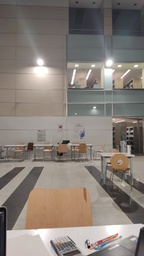
#> input picture images/1.jpeg, 144 x 256 px, shrunk from 1125 x 2000 before the run
$ python deneme.py
#> lines starting #> are read from the running program, lines starting #| are printed output that depends on the picture
### stitch_image.py
import numpy as np
import cv2
from scipy.spatial.distance import cdist
import imutils

class Stitcher:

    def __init__(self, images, name="Concatenated_images"):
        self.isv3 = imutils.is_cv3(or_better=True)
        results = images.copy()
        cs = self.get_histogram(images, 256)
        num = 0
        (b_des1, b_keys1) = (None, None)
        (b_des2, b_keys2) = (None, None)
        b_matches = None
        index = 0
        print("stitched images loading", end="")
        while True:
            best_matched_number = 0
            best_match_ind = 0
            if len(results) == 1:
                img_output = self.get_normalized_histogram(results[0], cs)
                cv2.imwrite(name + ".jpeg", img_output)
                cv2.imshow("Concatenated Images", img_output)
                cv2.waitKey(0)
            for j in range(len(results)):
                print(".", end="")
                if np.array_equal(results[index], results[j]):
                    continue

                (des1, keys1) = self.get_key_points(results[index])
                (des2, keys2) = self.get_key_points(results[j])
                goodMatches, matches, hasGoodMatches = self.match_keypoints(des1, des2)

                if hasGoodMatches:
                    if best_matched_number < len(goodMatches):
                        best_matched_number = len(goodMatches)
                        best_match_ind = j
                        b_matches = matches[:]
                        b_keys2 = keys2[:]
                        b_keys1 = keys1[:]
            if best_matched_number < 4:
                cv2.imwrite('not matched' + str(num) + ".jpeg", results[0])
                cv2.imshow("not matched", results[0])
                cv2.waitKey(0)
                num += 1
                del results[0]
                continue
            warped = self.warpImage(results[index], b_keys1, b_keys2, b_matches)
            warped_key, warped_img, norm_key, norm_img, best_match = self.concat_images(warped, results[best_match_ind])
            if warped_img is None:
                cv2.imwrite('not matched part' + str(num) + ".jpeg", results[0])
                cv2.imshow("not matched part", results[0])
                cv2.waitKey(0)
                num += 1
                del results[0]
                continue
            cv2.imwrite('warped' + str(num) + ".jpeg", warped_img)
            del results[best_match_ind]
            del results[0]
            results.append(warped_img)

            num += 1
            if len(results) == 1:
                img_output = self.get_normalized_histogram(warped_img, cs)
                img_output_cropped = self.cut_borders(img_output)
                cv2.imwrite(name + ".jpeg", img_output)
                cv2.imshow("Concatenated Images", img_output_cropped)
                cv2.waitKey(0)
                break

        cv2.destroyAllWindows()

    def get_normalized_histogram(self, warped_img, cs):
        img_yuv = cv2.cvtColor(warped_img.astype(np.uint8), cv2.COLOR_BGR2YUV)

        # equalize the histogram of the Y channel
        img_yv = img_yuv[:, :, 0].flatten()
        for index in range(len(img_yv)):
            img_yv[index] = cs[img_yv[index]]

        img_yuv[:, :, 0] = np.reshape(img_yv, img_yuv[:, :, 0].shape)
        # convert the YUV image back to RGB format
        img_output = cv2.cvtColor(img_yuv, cv2.COLOR_YUV2BGR)
        return img_output

    def get_histogram(self, images, bins):
        # array with size of bins, set to zeros
        histogram = np.zeros(bins)

        # loop through pixels and sum up counts of pixels
        for img in images:
            img_yuv = cv2.cvtColor(img.astype(np.uint8), cv2.COLOR_BGR2YUV)
            for pixel in img[:, :, 0]:
                histogram[pixel] += 1
        cdf = histogram.cumsum()
        nj = (cdf - cdf.min()) * 255
        N = cdf.max() - cdf.min()

        # re-normalize the cumsum
        cs = nj / N

        # cast it back to uint8 since we can't use floating point values in images
        cs = cs.astype('uint8')
        return cs

    def get_key_points(self, img):
        # create SIFT feature extractor
        """if self.isv3:
            # detect and extract features from the image
            surf = cv2.xfeatures2D.SURF_create ()
            keypoints, descriptors = surf.detectAndCompute(img, None)
        else:
            # detect keypoints in the image
            detector = cv2.FeatureDetector_create("SIFT")
            kps = detector.detect(img)
            # extract features from the image
            extractor = cv2.DescriptorExtractor_create("SIFT")
            descriptors, keypoints = extractor.compute(img, kps)"""
        sift = cv2.xfeatures2d.SIFT_create(edgeThreshold=10, contrastThreshold=0.06)
        # detect features from the image
        keypoints, descriptors = sift.detectAndCompute(img, None)
        return descriptors, keypoints

    def match_keypoints(self, des1, des2, ratio_thresh=0.40, ):
        print(".", end="")
        hasGoodMatches = False
        result = (cdist(des1, des2, 'euclidean'))
        matches = []
        for i in range(len(result[:, 0])):
            row = result[i, :]
            min_value = np.amin(row)
            best_match_y = np.where(row == min_value)
            match_one = cv2.DMatch(i, best_match_y[0][0], min_value)
            row = np.delete(row, best_match_y)
            min_value = np.amin(row)
            best_match_y = np.where(row == min_value)
            match_two = cv2.DMatch(i, best_match_y[0][0], min_value)
            best_two_match = [match_one, match_two]
            matches.append(best_two_match)
        """flann = cv2.DescriptorMatcher_create(cv2.DescriptorMatcher_FLANNBASED)
        matches = flann.knnMatch(des1, des2, k=2)"""
        goodMatches = []
        matches_im1 = []
        for m1, m2 in matches:
            # ensure the distance is within a certain ratio of each other (i.e. Lowe's ratio test)
            if m1.distance < ratio_thresh * m2.distance:
                goodMatches.append((m1, m2))
                matches_im1.append(m1)
        if len(goodMatches) > 4:
            hasGoodMatches = True
        return goodMatches, matches_im1, hasGoodMatches

    # [4 lines left out: function draw_matches, not called in this run]

    def warpImage(self, img, keys1, keys2, goodMatches, MIN_MATCH_COUNT=4):
        if len(goodMatches) > MIN_MATCH_COUNT:
            src_pts = np.float32([keys1[m.queryIdx].pt for m in goodMatches])
            dst_pts = np.float32([keys2[m.trainIdx].pt for m in goodMatches])

            H, status = cv2.findHomography(src_pts, dst_pts, cv2.RANSAC, 4.0)
            if H is None:
                H, status = cv2.findHomography(src_pts, dst_pts, cv2.RANSAC, 5.0)
            if H is None:
                return img
            height, width = img.shape[:2]
            corners = np.array([
                [0, 0],
                [0, height - 1],
                [width - 1, height - 1],
                [width - 1, 0]
            ])
            corners = cv2.perspectiveTransform(np.float32([corners]), H)[0]
            bx, by, bwidth, bheight = cv2.boundingRect(corners)

            warped = cv2.warpPerspective(img, H, (bwidth, bheight), flags=cv2.INTER_CUBIC,
                                         borderMode=cv2.BORDER_CONSTANT)
            return warped

    def concat_images(self, warped_img, norm_img):
        """"yeniden keypoint bul ve best keypointe onu da distanece değerinin en düşüğünü alarak bulabilirsin
         göre imagei kırpıp birleştir
        """
        warped_des, warped_key = self.get_key_points(warped_img)
        norm_des, norm_key = self.get_key_points(norm_img)
        goodMatches, matches, hasGoodMatches = self.match_keypoints(warped_des, norm_des)
        if len(goodMatches) == 0:
            return warped_key, None, norm_key, norm_img, None
        best_match = goodMatches[0]
        for i in range(len(matches)):
            if best_match[0].distance > matches[i].distance:
                best_match = goodMatches[i]
        # self.draw_matches(warped_key,warped_img,norm_key,norm_img,goodMatches)
        r_warp, c_warp, temp = warped_img.shape
        r_norm, c_norm, temp = norm_img.shape
        c_key1, r_key1 = warped_key[best_match[0].queryIdx].pt
        c_key2, r_key2 = norm_key[best_match[0].trainIdx].pt

        r_key1 = round(r_key1)
        c_key1 = round(c_key1)
        r_key2 = round(r_key2)
        c_key2 = round(c_key2)

        west = (c_key1 if c_key1 > c_key2 else c_key2)
        north = (r_key1 if (r_key1 > r_key2) else r_key2)
        east = ((c_warp - c_key1) if (c_warp - c_key1) > (c_norm - c_key2) else (c_norm - c_key2))
        south = (r_warp - r_key1 if r_warp - r_key1 > r_norm - r_key2 else r_norm - r_key2)
        stitched_img = np.zeros((north + south, east + west, 3), dtype=int)

        warped_loc_r = north - r_key1
        warped_loc_c = west - c_key1

        for a in range(0, r_warp):
            for b in range(0, c_warp):
                stitched_img[warped_loc_r + a][warped_loc_c + b] = warped_img[a, b]

        norm_loc_r = north - r_key2
        norm_loc_c = west - c_key2
        for i in range(r_norm):
            for j in range(c_norm):
                if not np.array_equal(norm_img[i, j], [0, 0, 0]):
                    if np.array_equal(stitched_img[norm_loc_r + i][norm_loc_c + j], [0, 0, 0]):
                        stitched_img[norm_loc_r + i][norm_loc_c + j] = norm_img[i, j]
                    else:
                        stitched_img[norm_loc_r + i][norm_loc_c + j] = norm_img[i, j] * 0.1 + \
                                                                       stitched_img[norm_loc_r + i][
                                                                           norm_loc_c + j] * 0.9

        return warped_key, stitched_img.astype(np.uint8), norm_key, norm_img, best_match

    def cut_borders(self, image):
        left = 0
        right = 0
        top = 0
        bottom = 0

        gray = cv2.cvtColor(image, cv2.COLOR_BGR2GRAY)
        r, c = gray.shape
        for i in range(c):
            if sum(gray[:, i]) == 0:
                left += 1
            else:
                break

        for i in range(c - 1, 0, -1):
            if sum(gray[:, i]) == 0:
                right += 1
            else:
                break

        for i in range(r):
            if sum(gray[i, :]) == 0:
                top += 1
            else:
                break

        for i in range(r - 1, 0, -1):
            if sum(gray[i, :]) == 0:
                bottom += 1
            else:
                break

        new_image = np.copy(image[top:(r - bottom) + 1, left:(c - right) + 1, :])
        return new_image

### deneme.py
from stitch_image import Stitcher
import cv2
import numpy as np
images=[]
images.append( cv2.imread('./images/1.jpeg'))
images.append( cv2.imread('./images/2.jpeg'))
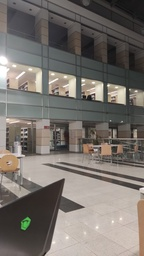
#> input picture images/2.jpeg, 144 x 256 px, shrunk from 1125 x 2000 before the run
images.append( cv2.imread('./images/3.jpeg'))
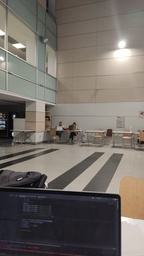
#> input picture images/3.jpeg, 144 x 256 px, shrunk from 1125 x 2000 before the run
images.append( cv2.imread('./images/4.jpeg'))
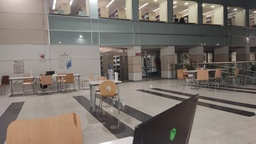
#> input picture images/4.jpeg, 256 x 144 px, shrunk from 2000 x 1125 before the run
images.append( cv2.imread('./images/5.jpeg'))
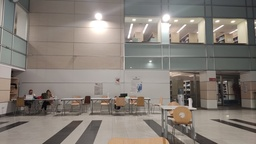
#> input picture images/5.jpeg, 256 x 144 px, shrunk from 2000 x 1125 before the run
images.append( cv2.imread('./images/6.jpeg'))
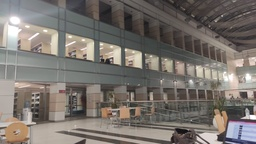
#> input picture images/6.jpeg, 256 x 144 px, shrunk from 2000 x 1125 before the run

Stitcher(images)
#> in __init__, `results = images.copy()`: results = 6 items
#> the loop in get_histogram, `for img in images:` made 6 passes
#> after the loop in get_histogram, `for img in images:`: histogram = 256 values, max 747 at index 101, min 3 at index 2, mean 366
#> in get_histogram, `cdf = histogram.cumsum()`: cdf = 256 values from 12 to 93705
#> in get_histogram, `nj = (cdf - cdf.min()) * 255`: nj = 256 values from 0 to 23891715
#> in get_histogram, `N = cdf.max() - cdf.min()`: N = 93693
#> in get_histogram, `cs = nj / N`: cs = 256 values from 0 to 255
#> the loop in __init__, `for j in range(len(results)):` made 6 passes
#> (hasGoodMatches, goodMatches, matches, best_matched_number, best_match_ind, b_matches) on passes 3 to 4: (True, 11 matches, 11 matches, 11, 2, 11 matches), (True, 30 matches, 30 matches, 30, 3, 30 matches)
#> (hasGoodMatches, goodMatches, matches) on passes 2, 5, 6: (False, 2 matches, 2 matches), (True, 30 matches, 30 matches), (False, 4 matches, 4 matches)
#> after the loop in __init__, `for j in range(len(results)):`: best_match_ind = 3; best_matched_number = 30
#> in warpImage, `src_pts = np.float32([keys1[m.queryIdx].pt for m in goodMatches])`: src_pts = 30 pairs, first value 34.52 to 128.7, second value 86.11 to 198.9
#> in warpImage, `dst_pts = np.float32([keys2[m.trainIdx].pt for m in goodMatches])`: dst_pts = 30 pairs, first value 11.93 to 116.1, second value 12.99 to 124.3
#> in warpImage, `H, status = cv2.findHomography(src_pts, dst_pts, cv2.RANSAC, 4.0)`: H = [[1.68, 0.12, -62.62], [0.126, 1.44, -118], [0.00284, 0.000735, 1]]; status = 30 values, max 1 at index 0, min 0 at index 5, mean 0.933
#> in warpImage, `corners = cv2.perspectiveTransform(np.float32([corners]), H)[0]`: corners = [[-62.62, -118], [-26.88, 209.3], [130.4, 167.2], [125.9, -71.09]]
#> in warpImage, `bx, by, bwidth, bheight = cv2.boundingRect(corners)`: bx = -63; by = -119; bwidth = 194; bheight = 329
#> in warpImage, img is the input picture: shape (256, 144, 3); mean B, G, R 119.4, 126.2, 134.5
#> in get_key_points (call 11), `keypoints, descriptors = sift.detectAndCompute(img, None)`: keypoints = 151 keypoints; strongest (x, y, size): (109, 154, 24.6), (129, 143, 2.5), (127, 8, 1.8), (28, 181, 22)
#> in concat_images, `warped_des, warped_key = self.get_key_points(warped_img)`: warped_key has the same summary as keypoints in get_key_points
#> in get_key_points (call 12), `keypoints, descriptors = sift.detectAndCompute(img, None)`: keypoints = 191 keypoints; strongest (x, y, size): (216, 15, 11.2), (54, 8, 2.1), (52, 72, 2.6), (116, 74, 2.4)
#> in get_key_points, img is the input picture: shape (144, 256, 3); mean B, G, R 109.9, 117.3, 125.6
#> in concat_images, `norm_des, norm_key = self.get_key_points(norm_img)`: norm_key has the same summary as keypoints in get_key_points
#> in match_keypoints (call 6), `result = (cdist(des1, des2, 'euclidean'))`:
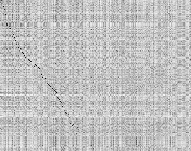
#> result: shape (151, 191) float64; min 22.63, max 697.5, mean 535.4; drawn with min black and max white
#> the loop in match_keypoints (call 6), `for i in range(len(result[:, 0])):` made 151 passes
#> after the loop in match_keypoints (call 6), `for i in range(len(result[:, 0])):`: matches = 151 matches
#> after the loop in match_keypoints (call 6), `for m1, m2 in matches:`: goodMatches = 41 matches
#> in concat_images, `goodMatches, matches, hasGoodMatches = self.match_keypoints(warped_des..`: hasGoodMatches = True
#> in concat_images, `best_match = goodMatches[0]`: best_match = 2 matches
#> the loop in concat_images, `for i in range(len(matches)):` made 41 passes
#> in concat_images, `c_key1, r_key1 = warped_key[best_match[0].queryIdx].pt`: c_key1 = 101; r_key1 = 57.06
#> in concat_images, `c_key2, r_key2 = norm_key[best_match[0].trainIdx].pt`: c_key2 = 101; r_key2 = 57.62
#> in concat_images, `r_key1 = round(r_key1)`: r_key1 = 57
#> in concat_images, `r_key2 = round(r_key2)`: r_key2 = 58
#> in concat_images, `west = (c_key1 if c_key1 > c_key2 else c_key2)`: west = 101
#> in concat_images, `north = (r_key1 if (r_key1 > r_key2) else r_key2)`: north = 58
#> in concat_images, `east = ((c_warp - c_key1) if (c_warp - c_key1) > (c_norm - c_key2) els..`: east = 155
#> in concat_images, `south = (r_warp - r_key1 if r_warp - r_key1 > r_norm - r_key2 else r_n..`: south = 272
#> in concat_images, `warped_loc_r = north - r_key1`: warped_loc_r = 1
#> in concat_images, `warped_loc_c = west - c_key1`: warped_loc_c = 0
#> after the loop in concat_images, `for i in range(r_norm):`:
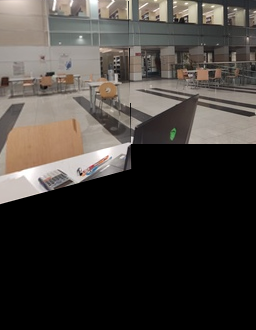
#> stitched_img: shape (330, 256, 3) int64; mean B, G, R 57.3, 61.4, 66
#> in __init__, `warped_key, warped_img, norm_key, norm_img, best_match = self.concat_i..`: warped_key = 151 keypoints; strongest (x, y, size): (109, 154, 24.6), (129, 143, 2.5), (127, 8, 1.8), (28, 181, 22); norm_key has the same summary as keypoints in get_key_points; best_match = 2 matches
